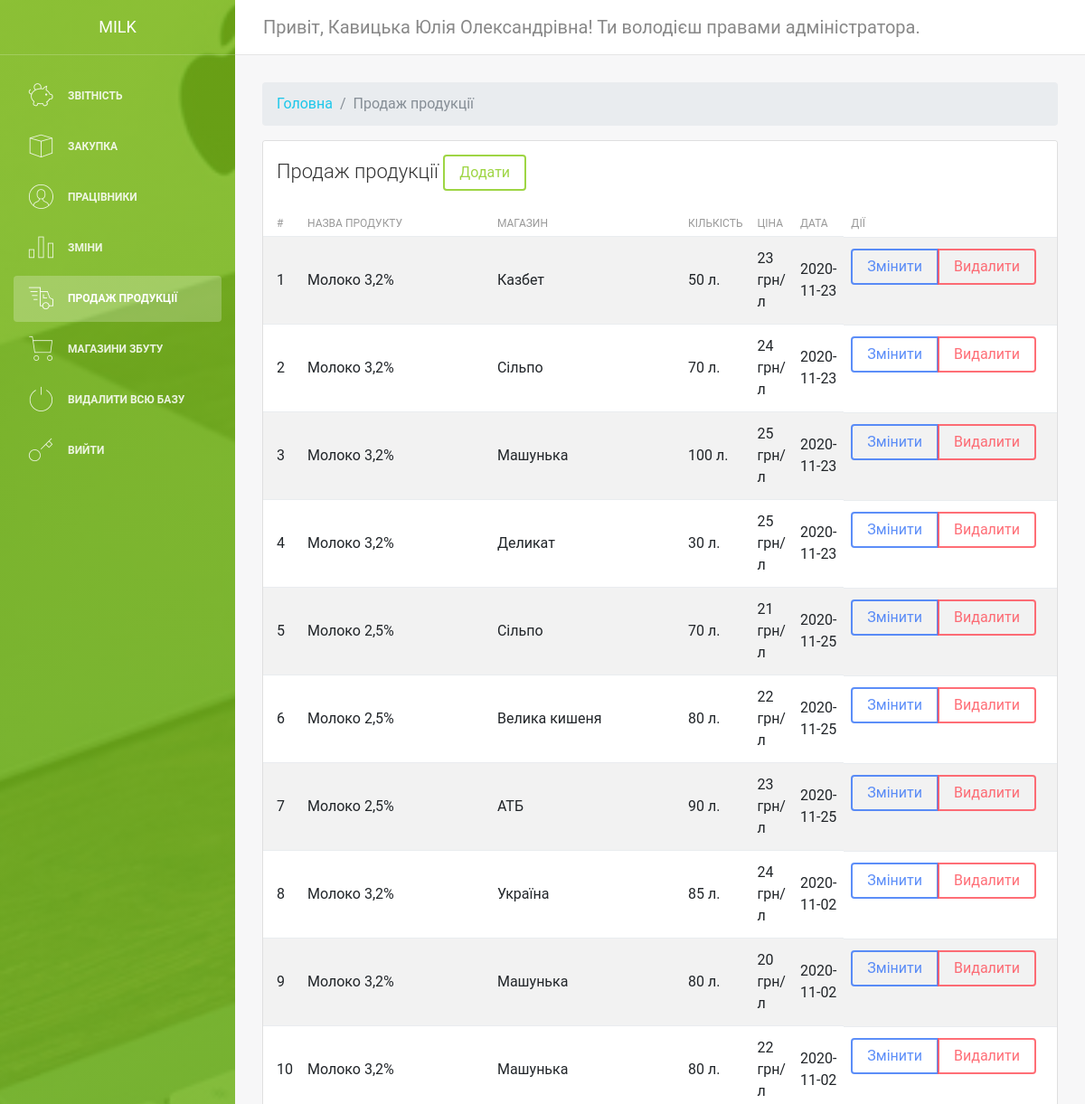
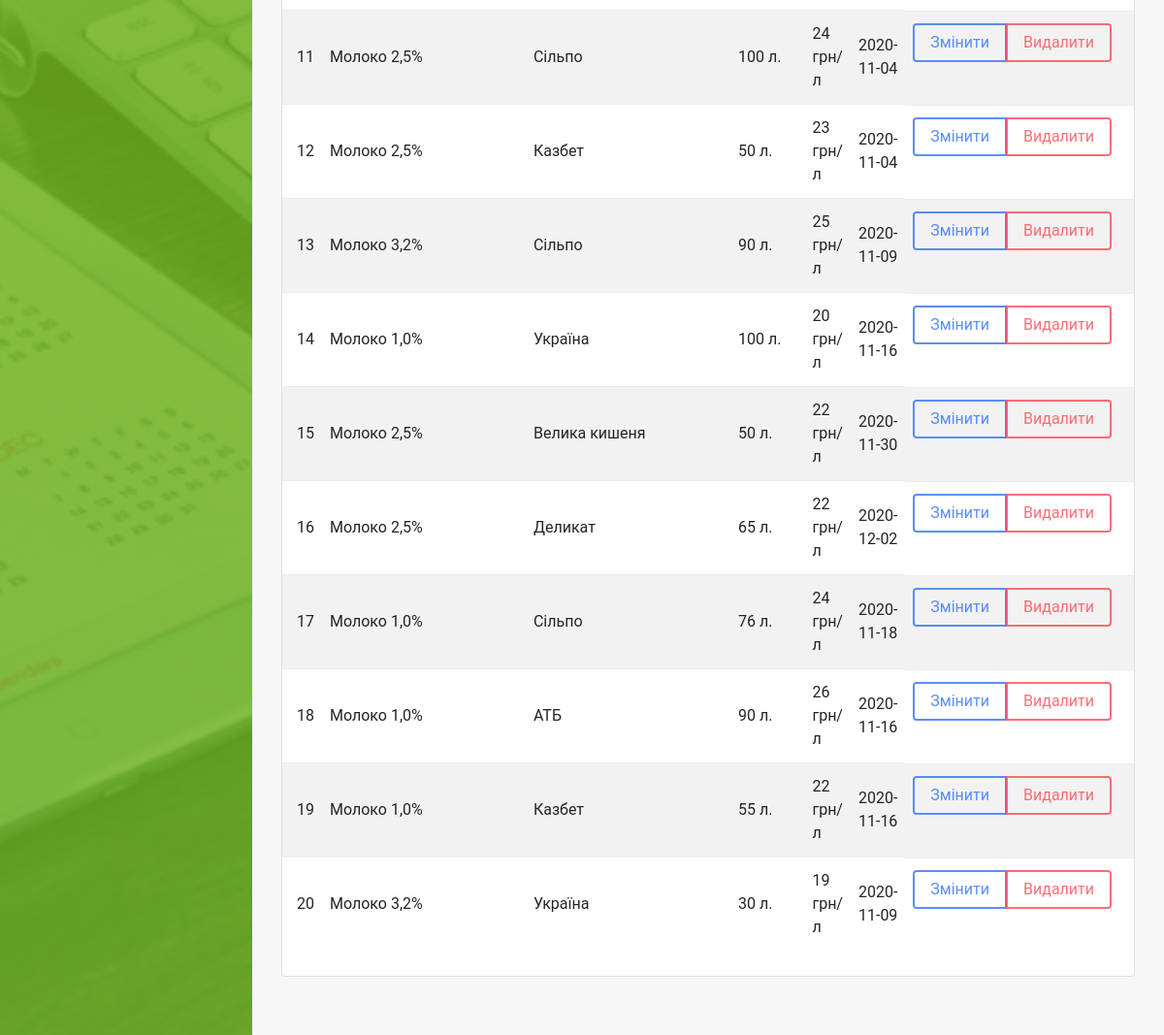
The page /admin/sale.php (signed in) on the database its author committed (2 pictures, top to bottom).
### tables this page shows
CREATE TABLE `employees` (
  `id` int(11) NOT NULL,
  `name` varchar(255) NOT NULL,
  `mail` varchar(255) NOT NULL,
  `confirm_mail` varchar(255) NOT NULL,
  `verifided` int(11) NOT NULL DEFAULT 0,
  `password` varchar(255) NOT NULL,
  `admin` varchar(11) NOT NULL DEFAULT '0',
  `position` varchar(255) NOT NULL,
  `branc` varchar(255) NOT NULL
);

CREATE TABLE `sale` (
  `id` int(11) NOT NULL,
  `product_id` int(11) NOT NULL,
  `shop_id` int(11) NOT NULL,
  `quantity` int(11) NOT NULL,
  `price` int(11) NOT NULL
);

CREATE TABLE `purchase` (
  `id` int(11) NOT NULL,
  `product` varchar(255) NOT NULL,
  `city` varchar(255) NOT NULL,
  `quantity` int(11) NOT NULL,
  `price` int(11) NOT NULL,
  `date` date NOT NULL
);

CREATE TABLE `shops` (
  `id` int(11) NOT NULL,
  `name` varchar(255) NOT NULL,
  `address` varchar(255) NOT NULL
);

### admin/tables/table-sale.php (the view)
<?php
	$sqlPurchase = "SELECT * FROM sale";
	$PurchaseResult = $connect->query($sqlPurchase);
	$i = 1;
	while($row = mysqli_fetch_assoc($PurchaseResult)){
		$productSql = "SELECT * FROM purchase WHERE id=" . $row["product_id"];
		$productResult = $connect->query($productSql);
		$product = mysqli_fetch_assoc($productResult);
		$storeSql = "SELECT * FROM shops WHERE id=" . $row["shop_id"];
		$storeResult = $connect->query($storeSql);
		$store = mysqli_fetch_assoc($storeResult);
	?>
	<tr>
		<td><?php echo $i ?></td>
		<td class="w-25"><?php echo $product["product"] ?></td>
		<td class="w-25"><?php echo $store["name"] ?></td>
		<td><?php echo  $row["quantity"] ?> л.</td>
		<td><?php echo $row["price"] ?> грн/л</td>
		<td><?php echo $product["date"] ?></td>
		<td>
		<div class="btn-group mr-2" role="group" aria-label="First group">
			<a href="options/sale/edit.php?id=<?php echo $row["id"] ?>" class="btn btn-primary">Змінити</a>
			<div data-link="http://milk.local/admin/options/sale/delete.php?id=<?php echo $row["id"] ?>" onclick="deleteProduct(this)" id="delete-categ-btn" class="btn btn-danger">Видалити</div>
		</div>
		</td>
		</tr>
	<?php
	$i++;
	}
?>

### admin/parts/head.php (shortened to what this page needs)
<!DOCTYPE html>
<html lang="en">
<head>
    <link rel="stylesheet" href="https://maxcdn.bootstrapcdn.com/font-awesome/latest/css/font-awesome.min.css" />
    <link href="/admin/assets/css/bootstrap.min.css" rel="stylesheet" />
    <link href="/admin/assets/css/light-bootstrap-dashboard.css?v=2.0.0 " rel="stylesheet" />
    <link href="/admin/assets/css/demo.css" rel="stylesheet" />
    <link href="/admin/assets/css/pe-icon-7-stroke.css" rel="stylesheet" />
</head>
<body>
    <div class="wrapper">
        <div class="sidebar" data-color="green" data-image="/admin/assets/img/sidebar-4.jpg">
            <div class="sidebar-wrapper">
                <div class="logo">
                    <a href="/admin" class="simple-text">
                        Milk
                    </a>
					 </div>
					 <?php
					 	include $_SERVER['DOCUMENT_ROOT'] . "/admin/parts/nav.php";
					 ?>
            </div>
        </div>
		  <div class="main-panel">
            <nav class="navbar navbar-expand-lg " color-on-scroll="500">
                <div class="container-fluid">
									<?php
										$user = mysqli_fetch_assoc($connect->query("SELECT * FROM employees WHERE id=" . $_COOKIE["admin"]))
									?>
                    <a class="navbar-brand" href="#pablo"> Привіт, <?php echo $user["name"] ?>! Ти володієш правами адміністратора. </a>
                </div>
            </nav>
				<div class="content">
    				<div class="container-fluid">

### rows shown on the page
employees: name "Кавицька Юлія Олександрівна"
sale: purchase.product "Молоко 3,2%", shop.name "Казбет", quantity "50", price "23", purchase.date "2020-11-23"
sale: purchase.product "Молоко 3,2%", shop.name "Сільпо", quantity "70", price "24", purchase.date "2020-11-23"
sale: purchase.product "Молоко 3,2%", shop.name "Машунька", quantity "100", price "25", purchase.date "2020-11-23"
sale: purchase.product "Молоко 3,2%", shop.name "Деликат", quantity "30", price "25", purchase.date "2020-11-23"
sale: purchase.product "Молоко 2,5%", shop.name "Сільпо", quantity "70", price "21", purchase.date "2020-11-25"
sale: purchase.product "Молоко 2,5%", shop.name "Велика кишеня", quantity "80", price "22", purchase.date "2020-11-25"
sale: purchase.product "Молоко 2,5%", shop.name "АТБ", quantity "90", price "23", purchase.date "2020-11-25"
sale: purchase.product "Молоко 3,2%", shop.name "Україна", quantity "85", price "24", purchase.date "2020-11-02"
sale: purchase.product "Молоко 3,2%", shop.name "Машунька", quantity "80", price "20", purchase.date "2020-11-02"
sale: purchase.product "Молоко 3,2%", shop.name "Машунька", quantity "80", price "22", purchase.date "2020-11-02"
sale: purchase.product "Молоко 2,5%", shop.name "Сільпо", quantity "100", price "24", purchase.date "2020-11-04"
sale: purchase.product "Молоко 2,5%", shop.name "Казбет", quantity "50", price "23", purchase.date "2020-11-04"
sale: purchase.product "Молоко 3,2%", shop.name "Сільпо", quantity "90", price "25", purchase.date "2020-11-09"
sale: purchase.product "Молоко 1,0%", shop.name "Україна", quantity "100", price "20", purchase.date "2020-11-16"
sale: purchase.product "Молоко 2,5%", shop.name "Велика кишеня", quantity "50", price "22", purchase.date "2020-11-30"
sale: purchase.product "Молоко 2,5%", shop.name "Деликат", quantity "65", price "22", purchase.date "2020-12-02"
sale: purchase.product "Молоко 1,0%", shop.name "Сільпо", quantity "76", price "24", purchase.date "2020-11-18"
sale: purchase.product "Молоко 1,0%", shop.name "АТБ", quantity "90", price "26", purchase.date "2020-11-16"
sale: purchase.product "Молоко 1,0%", shop.name "Казбет", quantity "55", price "22", purchase.date "2020-11-16"
sale: purchase.product "Молоко 3,2%", shop.name "Україна", quantity "30", price "19", purchase.date "2020-11-09"
